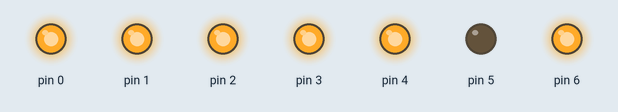
Simulated run of this sketch. Board: Arduino Uno, built with avr-gcc and run on an emulated ATmega328P. Parts: output pins drawn as LEDs (lit = HIGH).

Above: at 0.5 s.
At 2.5 s:
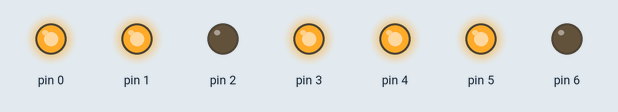
At 3.5 s:
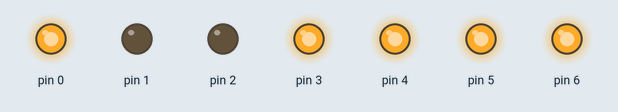
At 5.5 s:
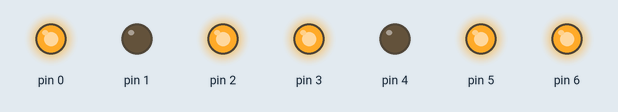
At 8.5 s:
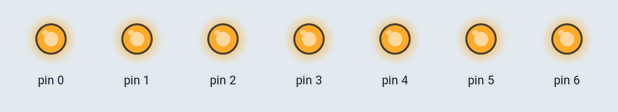
At 11.5 s:
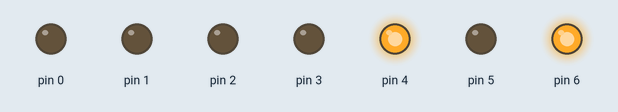
Timing chart, 0 to 13.0 s (numbered marks = the images above):
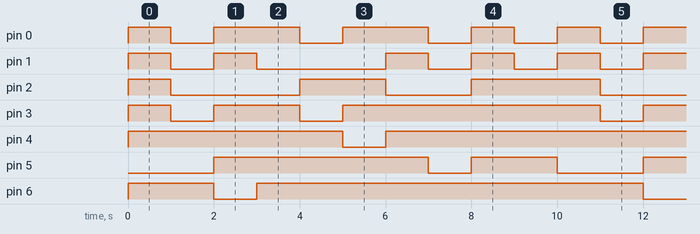

Measured:
- by itself, pin 0: repeats every 10.0 s: 2 × (LOW 1.0 s, HIGH 2.0 s), 2 × (LOW 1.0 s, HIGH 1.0 s)
- by itself, pin 1: repeats every 10.0 s: LOW 1.0 s, HIGH 1.0 s, LOW 3.0 s, 2 × (HIGH 1.0 s, LOW 1.0 s), HIGH 1.0 s
- by itself, pin 2: repeats every 10.0 s: LOW 3.0 s, HIGH 2.0 s, LOW 2.0 s, HIGH 3.0 s
- by itself, pin 3: repeats every 10.0 s: LOW 1.0 s, HIGH 2.0 s, LOW 1.0 s, HIGH 6.0 s
- by itself, pin 4, pin 6: repeats every 10.0 s: LOW 1.0 s, HIGH 9.0 s
- by itself, pin 5: repeats every 10.0 s: LOW 1.0 s, HIGH 2.0 s, LOW 2.0 s, HIGH 5.0 s

The sketch:

_7_segment-_saya_.ino
```cpp
void setup()
{
  // pinleri tanımlıyoruz, isterseniz int a = 0; gibi tanımlamalar ile bacak numaralrını adlandırabilirsiniz ancak bu projede pek gerek yok
  pinMode(0, OUTPUT);//a
  pinMode(1, OUTPUT);//b
  pinMode(2, OUTPUT);//c
  pinMode(3, OUTPUT);//d
  pinMode(4, OUTPUT);//e
  pinMode(5, OUTPUT);//f
  pinMode(6, OUTPUT);//g
}
void loop(){
  // istersek kodu while, case filan ekleyerek daha profesyonel hale getirebilirz ancak sonuç aynı olacak :)
  // 0 dan 9 kadar sayıp tekrar 0 a dönecek delay olarak 1 sn ayarladım bu sayede kronometre gibi kullanılabilir
  // 0
   digitalWrite(0,HIGH);
    digitalWrite(1,HIGH);
    digitalWrite(2,HIGH);
    digitalWrite(3,HIGH);
    digitalWrite(4,HIGH);
    digitalWrite(5,LOW);
    digitalWrite(6,HIGH);
  delay(1000);
  // 1
    digitalWrite(0, LOW);
    digitalWrite(1,LOW);
    digitalWrite(2,LOW);
    digitalWrite(3,LOW);
    digitalWrite(4,HIGH);
    digitalWrite(5,LOW);
    digitalWrite(6,HIGH);
  delay(1000);
  // 2
   digitalWrite(0,HIGH);
    digitalWrite(1,HIGH);
    digitalWrite(2,LOW);
    digitalWrite(3,HIGH);
    digitalWrite(4,HIGH);
    digitalWrite(5,HIGH);
    digitalWrite(6,LOW);
  delay(1000);
    // 3
   digitalWrite(0,HIGH);
    digitalWrite(1,LOW);
    digitalWrite(2,LOW);
    digitalWrite(3,HIGH);
    digitalWrite(4,HIGH);
    digitalWrite(5,HIGH);
    digitalWrite(6,HIGH);
  delay(1000);
  //4
     digitalWrite(0,LOW);
    digitalWrite(1,LOW);
    digitalWrite(2,HIGH);
    digitalWrite(3,LOW);
    digitalWrite(4,HIGH);
    digitalWrite(5,HIGH);
    digitalWrite(6,HIGH);
  delay(1000);
  // 5
     digitalWrite(0,HIGH);
    digitalWrite(1,LOW);
    digitalWrite(2,HIGH);
    digitalWrite(3,HIGH);
    digitalWrite(4,LOW);
    digitalWrite(5,HIGH);
    digitalWrite(6,HIGH);
  delay(1000);

  //6
     digitalWrite(0,HIGH);
    digitalWrite(1,HIGH);
    digitalWrite(2,LOW);
    digitalWrite(3,HIGH);
    digitalWrite(4,HIGH);
    digitalWrite(5,HIGH);
    digitalWrite(6,HIGH);
  delay(1000);

  //7
     digitalWrite(0,LOW);
    digitalWrite(1,LOW);
    digitalWrite(2,LOW);
    digitalWrite(3,HIGH);
    digitalWrite(4,HIGH);
    digitalWrite(5,LOW);
    digitalWrite(6,HIGH);
  delay(1000);

    // 8
   digitalWrite(0,HIGH);
    digitalWrite(1,HIGH);
    digitalWrite(2,HIGH);
    digitalWrite(3,HIGH);
    digitalWrite(4,HIGH);
    digitalWrite(5,HIGH);
    digitalWrite(6,HIGH);
  delay(1000);

  // 9
     digitalWrite(0,LOW);
    digitalWrite(1,LOW);
    digitalWrite(2,HIGH);
    digitalWrite(3,HIGH);
    digitalWrite(4,HIGH);
    digitalWrite(5,HIGH);
    digitalWrite(6,HIGH);
  delay(1000);
  }
```
